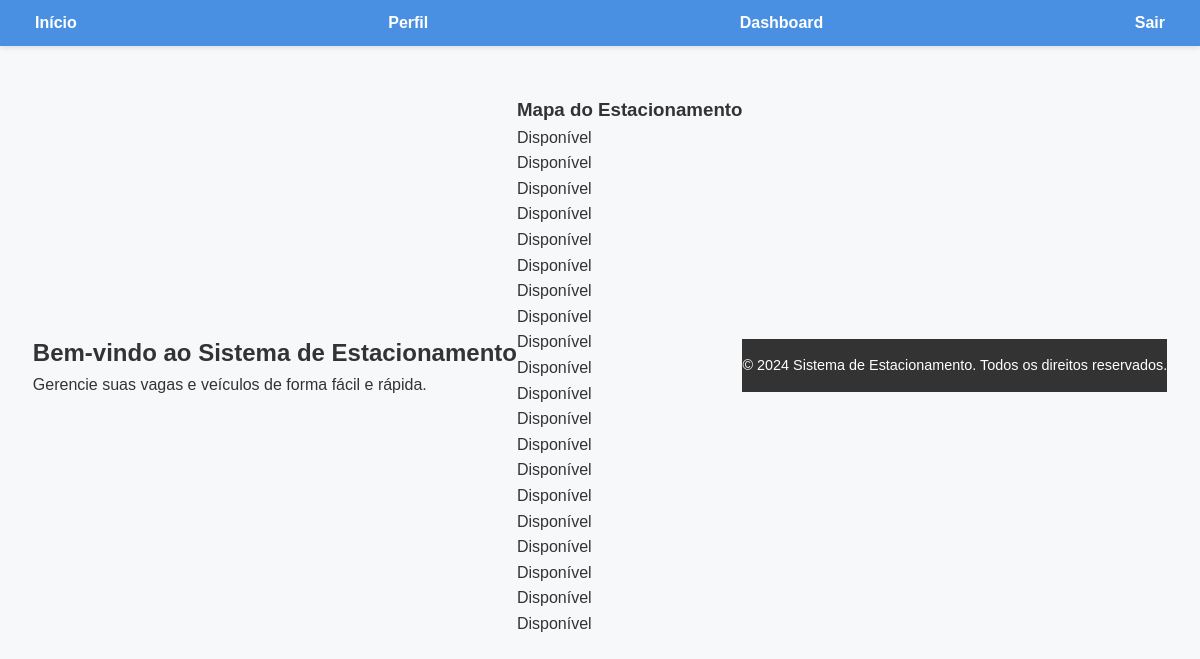
Page /inicio.php on the committed database.
### tables this page shows
CREATE TABLE `vagas` (
  `id` int(11) NOT NULL,
  `numero` int(11) NOT NULL,
  `status` enum('disponivel','ocupada') NOT NULL DEFAULT 'disponivel',
  `veiculo_id` int(11) DEFAULT NULL
);

### inicio.php (the view, shortened to what this page needs)
<?php
include 'db.php';
$sql = "SELECT * FROM vagas LEFT JOIN veiculos ON vagas.veiculo_id = veiculos.id";
$result = $conn->query($sql);
?>
<!DOCTYPE html>
<html lang="pt-BR">
<head>
    <link rel="stylesheet" href="style.css">
</head>
<body>
    <header>
        <nav>
            <ul>
                <li><a href="inicio.php">Início</a></li>
                <li><a href="perfil.php">Perfil</a></li>
                <li><a href="dashboard.php">Dashboard</a></li>
                <li><a href="logout.php">Sair</a></li>
            </ul>
        </nav>
    </header>
    <main>
        <section class="hero">
            <h1>Bem-vindo ao Sistema de Estacionamento</h1>
            <p>Gerencie suas vagas e veículos de forma fácil e rápida.</p>
        </section>
        <section class="mapa-estacionamento">
            <h3>Mapa do Estacionamento</h3>
            <div class="estacionamento">
                <?php
                if ($result->num_rows > 0) {
                    while ($row = $result->fetch_assoc()) {
                        $status = $row['status'];
                        $veiculo = $status == 'ocupada' ? "{$row['placa']} ({$row['marca']})" : "Disponível";
                        $class = $status == 'ocupada' ? 'ocupada' : 'disponivel';
                        echo "<div class='vaga $class'>{$veiculo}</div>";
                    }
                } else {
                    echo "<p>Sem vagas disponíveis.</p>";
                }
                ?>
            </div>
        </section>
    <footer>
        <p>© 2024 Sistema de Estacionamento. Todos os direitos reservados.</p>
    </footer>
</body>
</html>

### style.css (style rules this page uses)
* { box-sizing: border-box; margin: 0; padding: 0; }
body { font-family: 'Arial', sans-serif; background-color: #f7f8fa; color: #333; line-height: 1.6; }
header { background-color: #4a90e2; color: #fff; padding: 10px 20px; position: sticky; top: 0; z-index: 1000; box-shadow: 0 2px 5px rgba(0, 0, 0, 0.1); }
nav ul { list-style: none; display: flex; justify-content: space-between; }
nav ul li { margin: 0 15px; }
nav ul li a { color: #fff; text-decoration: none; font-weight: bold; transition: color 0.3s; }
main { display: flex; justify-content: center; align-items: center; min-height: 80vh; }
footer { background: #333; color: #fff; text-align: center; padding: 15px 0; font-size: 0.9em; }

### rows in the picture
vagas: status "Disponível"
vagas: status "Disponível"
vagas: status "Disponível"
vagas: status "Disponível"
vagas: status "Disponível"
vagas: status "Disponível"
vagas: status "Disponível"
vagas: status "Disponível"
vagas: status "Disponível"
vagas: status "Disponível"
vagas: status "Disponível"
vagas: status "Disponível"
vagas: status "Disponível"
vagas: status "Disponível"
vagas: status "Disponível"
vagas: status "Disponível"
vagas: status "Disponível"
vagas: status "Disponível"
vagas: status "Disponível"
vagas: status "Disponível"
